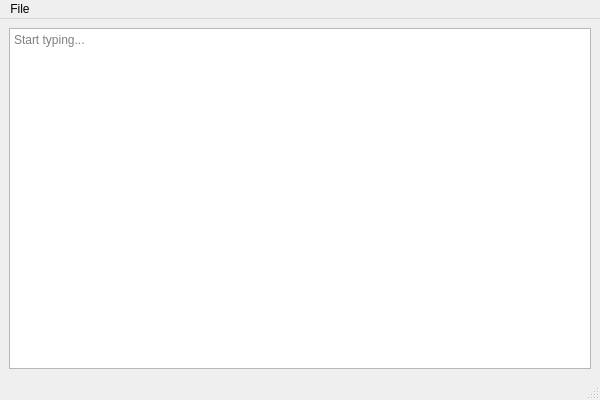
<?xml version="1.0" encoding="UTF-8"?>
<ui version="4.0">
 <class>MainWindow</class>
 <widget class="QMainWindow" name="MainWindow">
  <property name="windowTitle">
   <string>SmartWrite</string>
  </property>
  <property name="minimumSize">
   <size>
    <width>600</width>
    <height>400</height>
   </size>
  </property>
  <widget class="QWidget" name="centralwidget">
   <layout class="QVBoxLayout" name="verticalLayout">
    <item>
     <widget class="QTextEdit" name="editor">
      <property name="placeholderText">
       <string>Start typing...</string>
      </property>
     </widget>
    </item>
   </layout>
  </widget>
  <widget class="QMenuBar" name="menubar">
   <widget class="QMenu" name="menuFile">
    <property name="title">
     <string>File</string>
    </property>
    <addaction name="actionNew"/>
    <addaction name="actionOpen"/>
    <addaction name="separator"/>
    <addaction name="actionSave"/>
    <addaction name="actionSaveAs"/>
    <addaction name="separator"/>
    <addaction name="actionExit"/>
   </widget>
   <addaction name="menuFile"/>
  </widget>
  <widget class="QStatusBar" name="statusbar"/>
  <action name="actionNew">
   <property name="text">
    <string>New</string>
   </property>
  </action>
  <action name="actionOpen">
   <property name="text">
    <string>Open...</string>
   </property>
  </action>
  <action name="actionSave">
   <property name="text">
    <string>Save</string>
   </property>
  </action>
  <action name="actionSaveAs">
   <property name="text">
    <string>Save As...</string>
   </property>
  </action>
  <action name="actionExit">
   <property name="text">
    <string>Exit</string>
   </property>
  </action>
 </widget>
 <resources/>
 <connections/>
</ui>
